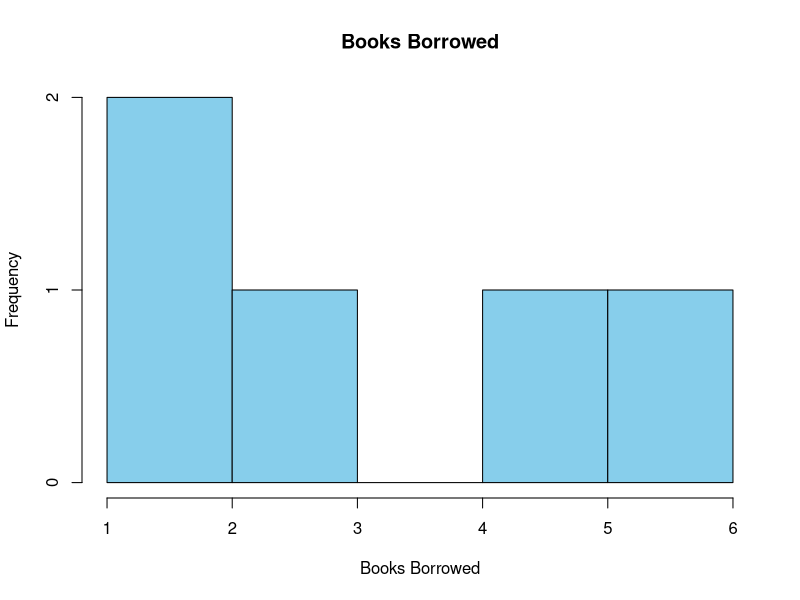
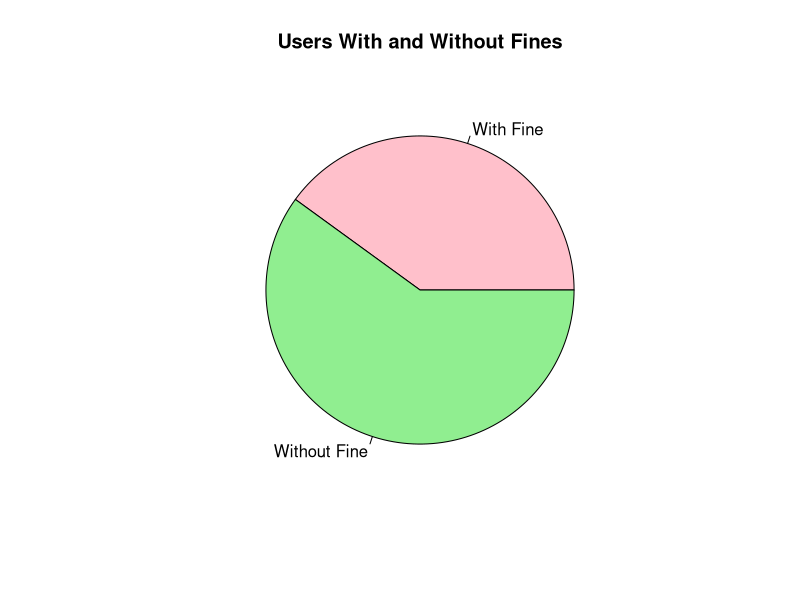
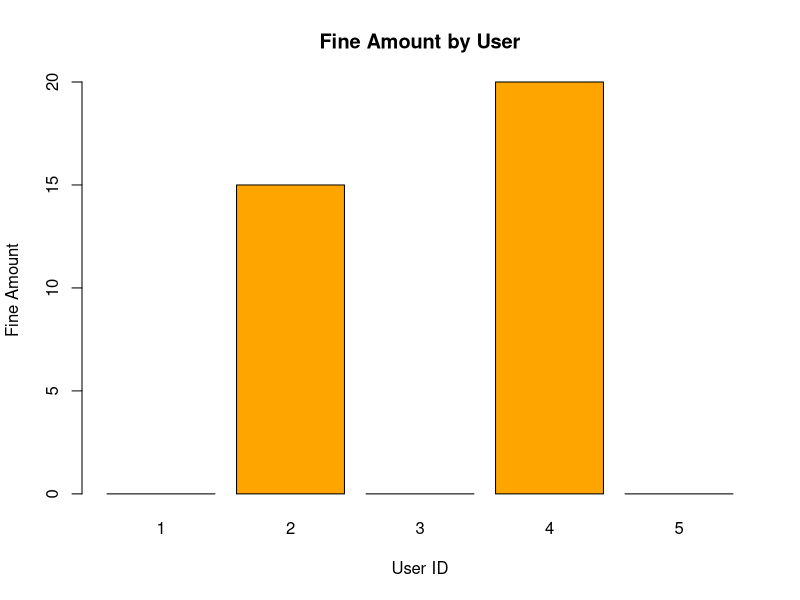
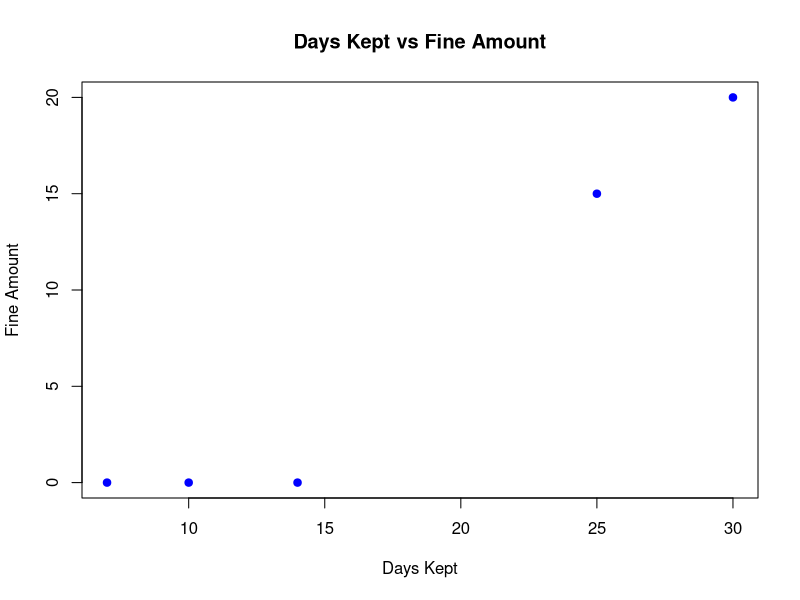

R code for these plots, in order:
# SET 22 - Library Usage

data <- data.frame(
  User.ID = c(1,2,3,4,5),
  Books.Borrowed = c(2,5,3,6,1),
  Days.Kept = c(10,25,14,30,7),
  Fine.Amount = c(0,15,0,20,0)
)

# 9. Histogram of books borrowed
hist(data$Books.Borrowed,
     main="Books Borrowed",
     xlab="Books Borrowed",
     col="skyblue",
     border="black")

# 10. Pie chart for users with and without fines
fine_status <- ifelse(data$Fine.Amount > 0, "With Fine", "Without Fine")
pie(table(fine_status),
    main="Users With and Without Fines",
    col=c("pink","lightgreen"))

# 11. Bar chart of fine amounts by user
barplot(data$Fine.Amount,
        names.arg=data$User.ID,
        main="Fine Amount by User",
        xlab="User ID",
        ylab="Fine Amount",
        col="orange")

# 12. Scatter plot of days kept vs fine amount
plot(data$Days.Kept, data$Fine.Amount,
     main="Days Kept vs Fine Amount",
     xlab="Days Kept",
     ylab="Fine Amount",
     pch=19,
     col="blue")
